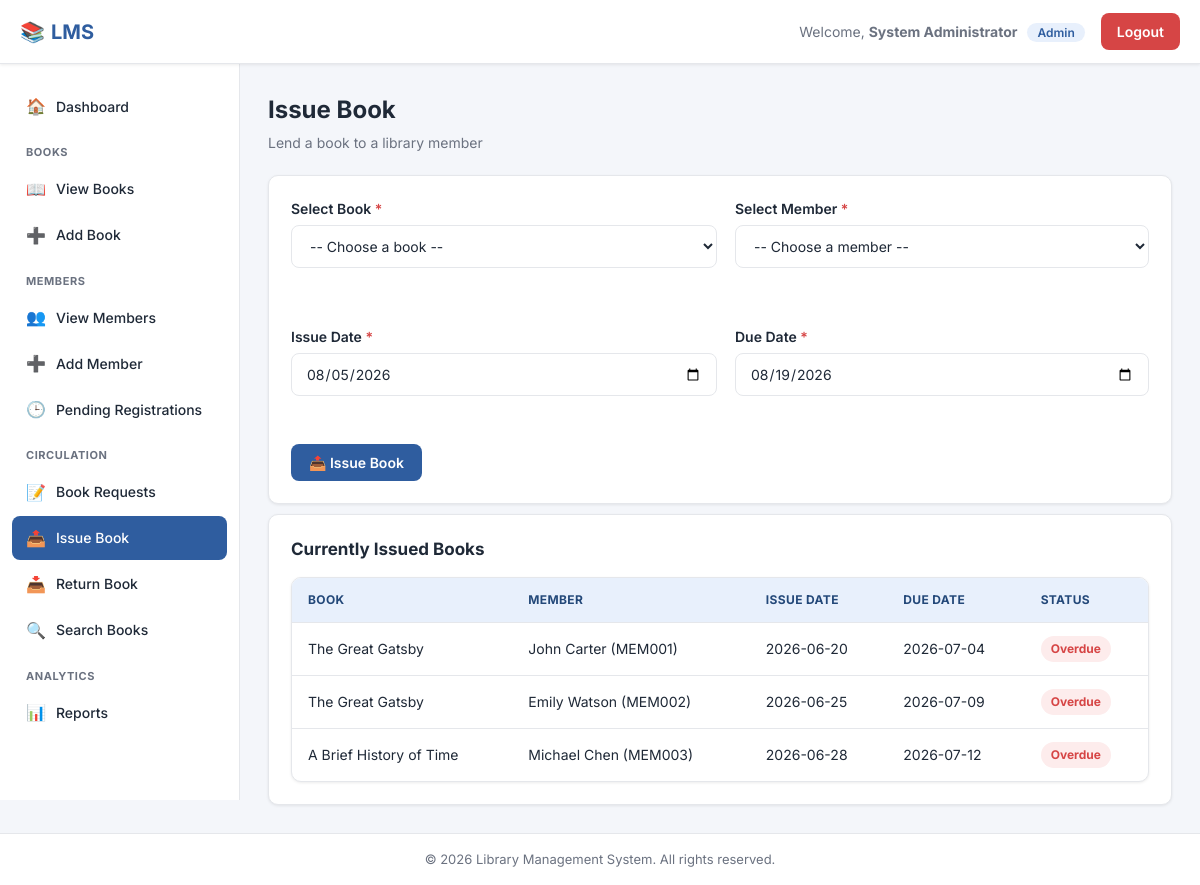
Screenshot of /issue_book.php (signed in) with the database file from the repository.
### tables this page shows
CREATE TABLE issued_books (
    issue_id INT AUTO_INCREMENT PRIMARY KEY,
    book_id INT NOT NULL,
    member_id INT NOT NULL,
    issue_date DATE NOT NULL,
    due_date DATE NOT NULL,
    return_date DATE DEFAULT NULL,
    status ENUM('Issued', 'Returned', 'Overdue') NOT NULL DEFAULT 'Issued',
    fine_amount DECIMAL(10,2) NOT NULL DEFAULT 0.00,
    issued_by INT,                        
    FOREIGN KEY (book_id) REFERENCES books(book_id) ON DELETE CASCADE,
    FOREIGN KEY (member_id) REFERENCES members(member_id) ON DELETE CASCADE,
    FOREIGN KEY (issued_by) REFERENCES admins(admin_id) ON DELETE SET NULL
);

CREATE TABLE books (
    book_id INT AUTO_INCREMENT PRIMARY KEY,
    title VARCHAR(200) NOT NULL,
    author VARCHAR(150) NOT NULL,
    isbn VARCHAR(30) NOT NULL UNIQUE,
    category VARCHAR(100) NOT NULL,
    publisher VARCHAR(150),
    publish_year YEAR,
    total_copies INT NOT NULL DEFAULT 1,
    available_copies INT NOT NULL DEFAULT 1,
    shelf_location VARCHAR(50),
    added_date TIMESTAMP DEFAULT CURRENT_TIMESTAMP
);

CREATE TABLE members (
    member_id INT AUTO_INCREMENT PRIMARY KEY,
    member_code VARCHAR(20) NOT NULL UNIQUE,
    full_name VARCHAR(100) NOT NULL,
    email VARCHAR(100) NOT NULL UNIQUE,
    password VARCHAR(255) NOT NULL,        
    phone VARCHAR(20) NOT NULL,
    address VARCHAR(255),
    membership_date DATE NOT NULL,
    status ENUM('Pending', 'Active', 'Inactive', 'Rejected') NOT NULL DEFAULT 'Pending',
    approved_by INT DEFAULT NULL,
    FOREIGN KEY (approved_by) REFERENCES admins(admin_id) ON DELETE SET NULL
);

### issue_book.php (the view, shortened to what this page needs)
<?php
require_once 'config/config.php';
$currentIssues = $conn->query("
    SELECT ib.issue_id, b.title, m.full_name, m.member_code, ib.issue_date, ib.due_date, ib.status
    FROM issued_books ib
    JOIN books b ON ib.book_id = b.book_id
    JOIN members m ON ib.member_id = m.member_id
    WHERE ib.status IN ('Issued','Overdue')
    ORDER BY ib.due_date ASC
");
include 'includes/header.php';
include 'includes/sidebar.php';
?>
<div class="page-header">
    <div>
        <h1>Issue Book</h1>
        <p class="subtitle">Lend a book to a library member</p>
    </div>
</div>
<div class="card mb-1">
    <form method="POST" action="issue_book.php" onsubmit="return validateIssueForm();" novalidate>
        <div class="form-grid">
            <div class="form-group">
                <label for="book_id">Select Book <span class="required">*</span></label>
                <select id="book_id" name="book_id">
                    <option value="">-- Choose a book --</option>
                </select>
                <span class="error-message" id="book_id_error"></span>
            </div>
            <div class="form-group">
                <label for="member_id">Select Member <span class="required">*</span></label>
                <select id="member_id" name="member_id">
                    <option value="">-- Choose a member --</option>
                </select>
                <span class="error-message" id="member_id_error"></span>
            </div>
            <div class="form-group">
                <label for="issue_date">Issue Date <span class="required">*</span></label>
                <input type="date" id="issue_date" name="issue_date" value="<?php echo htmlspecialchars($_POST['issue_date'] ?? date('Y-m-d')); ?>">
                <span class="error-message" id="issue_date_error"></span>
            </div>
            <div class="form-group">
                <label for="due_date">Due Date <span class="required">*</span></label>
                <input type="date" id="due_date" name="due_date" value="<?php echo htmlspecialchars($_POST['due_date'] ?? date('Y-m-d', strtotime('+14 days'))); ?>">
                <span class="error-message" id="due_date_error"></span>
            </div>
        </div>
        <div class="form-actions">
            <button type="submit" class="btn btn-primary">📤 Issue Book</button>
        </div>
    </form>
</div>
<div class="card">
    <h2>Currently Issued Books</h2>
    <div class="table-wrapper">
        <table>
            <thead>
                <tr><th>Book</th><th>Member</th><th>Issue Date</th><th>Due Date</th><th>Status</th></tr>
            </thead>
            <tbody>
                <?php if ($currentIssues->num_rows === 0): ?>
                    <tr><td colspan="5" class="text-center">No books currently issued.</td></tr>
                <?php else: while ($row = $currentIssues->fetch_assoc()):
                    $isOverdue = $row['status'] === 'Overdue' || $row['due_date'] < date('Y-m-d');
                ?>
                    <tr>
                        <td><?php echo htmlspecialchars($row['title']); ?></td>
                        <td><?php echo htmlspecialchars($row['full_name'] . ' (' . $row['member_code'] . ')'); ?></td>
                        <td><?php echo htmlspecialchars($row['issue_date']); ?></td>
                        <td><?php echo htmlspecialchars($row['due_date']); ?></td>
                        <td><span class="badge <?php echo $isOverdue ? 'badge-danger' : 'badge-warning'; ?>"><?php echo $isOverdue ? 'Overdue' : 'Issued'; ?></span></td>
                    </tr>
                <?php endwhile; endif; ?>
            </tbody>
        </table>
    </div>
</div>
<?php include 'includes/footer.php'; ?>

### assets/css/style.css (style rules this page uses)
:root { --primary: #2f5d9f; --primary-dark: #234879; --primary-light: #e8f0fc; --accent: #f0a500; --success: #1e9e5a; --success-bg: #e6f7ee; --danger: #d64545; --danger-bg: #fdecec; --warning: #e8a33d; --warning-bg: #fdf3e2; --text-dark: #1f2937; --text-muted: #6b7280; --border-color: #e5e7eb; --bg-body: #f4f6fa; --bg-white: #ffffff; --radius: 10px; --shadow-sm: 0 1px 3px rgba(0,0,0,0.08); --shadow-md: 0 4px 14px rgba(0,0,0,0.08); --sidebar-width: 240px; --topbar-height: 64px; }
* { margin: 0; padding: 0; box-sizing: border-box; }
body { font-family: 'Inter', -apple-system, BlinkMacSystemFont, 'Segoe UI', sans-serif; background: var(--bg-body); color: var(--text-dark); line-height: 1.5; }
button { font-family: inherit; cursor: pointer; }
.page-header { display: flex; align-items: center; justify-content: space-between; margin-bottom: 22px; flex-wrap: wrap; gap: 12px; }
.page-header h1 { font-size: 24px; font-weight: 700; }
.page-header p.subtitle { color: var(--text-muted); font-size: 14px; margin-top: 4px; }
.btn { display: inline-flex; align-items: center; gap: 6px; padding: 10px 18px; border-radius: 8px; font-size: 14px; font-weight: 600; border: none; transition: transform .1s, box-shadow .15s, background .2s; }
.btn-primary { background: var(--primary); color: #fff; }
.card { background: var(--bg-white); border-radius: var(--radius); box-shadow: var(--shadow-sm); border: 1px solid var(--border-color); padding: 22px; }
.card h2, .card h3 { margin-bottom: 14px; font-size: 17px; font-weight: 700; }
.table-wrapper { overflow-x: auto; background: var(--bg-white); border-radius: var(--radius); border: 1px solid var(--border-color); box-shadow: var(--shadow-sm); }
table { width: 100%; border-collapse: collapse; min-width: 700px; }
thead { background: var(--primary-light); }
th, td { text-align: left; padding: 13px 16px; font-size: 14px; border-bottom: 1px solid var(--border-color); }
th { color: var(--primary-dark); font-weight: 700; text-transform: uppercase; font-size: 12px; letter-spacing: .03em; }
tbody tr:last-child td { border-bottom: none; }
.badge { padding: 4px 10px; border-radius: 20px; font-size: 12px; font-weight: 700; display: inline-block; }
.badge-danger { background: var(--danger-bg); color: var(--danger); }
.form-grid { display: grid; grid-template-columns: 1fr 1fr; gap: 18px; }
.form-group { margin-bottom: 18px; display: flex; flex-direction: column; gap: 6px; }
.form-group label { font-size: 14px; font-weight: 600; }
.form-group label .required { color: var(--danger); }
.form-group input, .form-group select, .form-group textarea { padding: 11px 14px; border: 1.5px solid var(--border-color); border-radius: 8px; font-size: 14px; font-family: inherit; transition: border-color .15s; background: #fff; color: var(--text-dark); }
.error-message { color: var(--danger); font-size: 12.5px; min-height: 16px; }
.form-actions { display: flex; gap: 12px; margin-top: 8px; }
.mb-1 { margin-bottom: 10px; }

### rows the page displays
issued_books: book.title "The Great Gatsby", member.member_code "John Carter (MEM001)", issue_date "2026-06-20", due_date "2026-07-04", status "Overdue"
issued_books: book.title "The Great Gatsby", member.member_code "Emily Watson (MEM002)", issue_date "2026-06-25", due_date "2026-07-09", status "Overdue"
issued_books: book.title "A Brief History of Time", member.member_code "Michael Chen (MEM003)", issue_date "2026-06-28", due_date "2026-07-12", status "Overdue"

### other values shown
$welcome_name "System Administrator"
$welcome_role "Admin"
